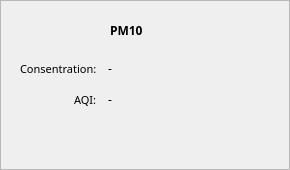
                     <widget class="QFrame" name="frame_pm10">
                      <property name="sizePolicy">
                       <sizepolicy hsizetype="Preferred" vsizetype="Fixed">
                        <horstretch>0</horstretch>
                        <verstretch>0</verstretch>
                       </sizepolicy>
                      </property>
                      <property name="minimumSize">
                       <size>
                        <width>0</width>
                        <height>170</height>
                       </size>
                      </property>
                      <property name="frameShape">
                       <enum>QFrame::StyledPanel</enum>
                      </property>
                      <property name="frameShadow">
                       <enum>QFrame::Raised</enum>
                      </property>
                      <widget class="QLabel" name="label_10">
                       <property name="geometry">
                        <rect>
                         <x>110</x>
                         <y>10</y>
                         <width>71</width>
                         <height>41</height>
                        </rect>
                       </property>
                       <property name="font">
                        <font>
                         <family>Nunito Light</family>
                         <pointsize>9</pointsize>
                         <weight>75</weight>
                         <bold>true</bold>
                        </font>
                       </property>
                       <property name="text">
                        <string>PM10</string>
                       </property>
                      </widget>
                      <widget class="QWidget" name="formLayoutWidget_6">
                       <property name="geometry">
                        <rect>
                         <x>10</x>
                         <y>60</y>
                         <width>271</width>
                         <height>101</height>
                        </rect>
                       </property>
                       <layout class="QFormLayout" name="formLayout_7">
                        <property name="labelAlignment">
                         <set>Qt::AlignRight|Qt::AlignTrailing|Qt::AlignVCenter</set>
                        </property>
                        <property name="horizontalSpacing">
                         <number>11</number>
                        </property>
                        <property name="verticalSpacing">
                         <number>14</number>
                        </property>
                        <property name="leftMargin">
                         <number>10</number>
                        </property>
                        <item row="0" column="0">
                         <widget class="QLabel" name="label_21">
                          <property name="font">
                           <font>
                            <family>Nunito Light</family>
                            <pointsize>8</pointsize>
                            <weight>50</weight>
                            <bold>false</bold>
                           </font>
                          </property>
                          <property name="text">
                           <string>Consentration:</string>
                          </property>
                         </widget>
                        </item>
                        <item row="1" column="0">
                         <widget class="QLabel" name="label_22">
                          <property name="font">
                           <font>
                            <family>Nunito Light</family>
                            <pointsize>8</pointsize>
                            <weight>50</weight>
                            <bold>false</bold>
                           </font>
                          </property>
                          <property name="text">
                           <string>AQI:</string>
                          </property>
                         </widget>
                        </item>
                        <item row="0" column="1">
                         <widget class="QLabel" name="pm10_cons">
                          <property name="font">
                           <font>
                            <family>Nunito SemiBold</family>
                           </font>
                          </property>
                          <property name="text">
                           <string>-</string>
                          </property>
                         </widget>
                        </item>
                        <item row="1" column="1">
                         <widget class="QLabel" name="pm10_aqi">
                          <property name="font">
                           <font>
                            <family>Nunito SemiBold</family>
                            <weight>50</weight>
                            <bold>false</bold>
                           </font>
                          </property>
                          <property name="text">
                           <string>-</string>
                          </property>
                          <property name="textInteractionFlags">
                           <set>Qt::LinksAccessibleByMouse</set>
                          </property>
                         </widget>
                        </item>
                       </layout>
                      </widget>
                     </widget>
